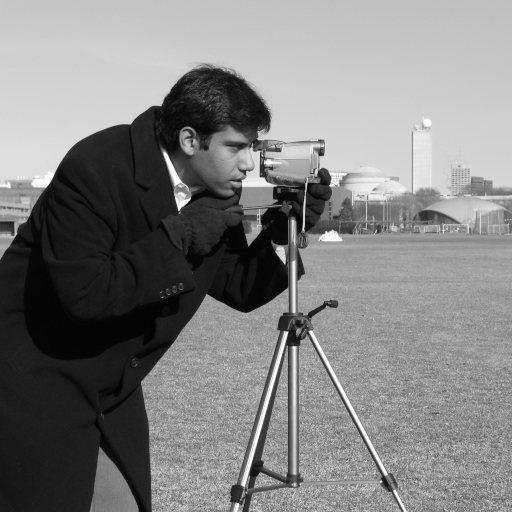
#> input picture skimage.data.camera(), 512 x 512 px
$ jupyter execute Practica-3.ipynb   (shell and % lines are left out)
#> lines starting #> are read from the running program, lines starting #| are printed output that depends on the picture
### 3. BasicImageProcessing/skdemo/_skdemo.py
from __future__ import division

import numpy as np
import matplotlib.pyplot as plt
import matplotlib.colors as colors

from scipy.ndimage import grey_dilation

from skimage import img_as_float
from skimage import color
from skimage import exposure
from skimage.util.dtype import dtype_limits

__all__ = ['imshow_all', 'imshow_with_histogram', 'mean_filter_demo',
           'mean_filter_interactive_demo', 'plot_cdf', 'plot_histogram']


# Gray-scale images should actually be gray!
plt.rcParams['image.cmap'] = 'gray'


#--------------------------------------------------------------------------
#  Custom `imshow` functions
#--------------------------------------------------------------------------

# [61 lines left out: functions imshow_rgb_shifted, imshow_all, not called in this run]


def imshow_with_histogram(image, **kwargs):
    """ Plot an image side-by-side with its histogram.

    - Plot the image next to the histogram
    - Plot each RGB channel separately (if input is color)
    - Automatically flatten channels
    - Select reasonable bins based on the image's dtype

    See `plot_histogram` for information on how the histogram is plotted.
    """
    width, height = plt.rcParams['figure.figsize']
    fig, (ax_image, ax_hist) = plt.subplots(ncols=2, figsize=(2*width, height))

    kwargs.setdefault('cmap', plt.cm.gray)
    if (image.dtype == "uint8"):
        ax_image.imshow(image, norm=colors.Normalize(vmin=0, vmax=255), **kwargs)
    elif(image.dtype == "float" or image.dtype == "float64" or image.dtype == "float32"):
        ax_image.imshow(image, norm=colors.Normalize(vmin=0, vmax=1), **kwargs)
    else:
        ax_image.imshow(image, **kwargs)

    plot_histogram(image, ax=ax_hist)

    # pretty it up
    ax_image.set_axis_off()
    match_axes_height(ax_image, ax_hist)
    return ax_image, ax_hist


#--------------------------------------------------------------------------
#  Helper functions
#--------------------------------------------------------------------------


def match_axes_height(ax_src, ax_dst):
    """ Match the axes height of two axes objects.

    The height of `ax_dst` is synced to that of `ax_src`.
    """
    # HACK: plot geometry isn't set until the plot is drawn
    plt.draw()
    dst = ax_dst.get_position()
    src = ax_src.get_position()
    ax_dst.set_position([dst.xmin, src.ymin, dst.width, src.height])


def plot_cdf(image, ax=None):
    img_cdf, bins = exposure.cumulative_distribution(image)
    ax.plot(bins, img_cdf, 'r')
    ax.set_ylabel("Fraction of pixels below intensity")


def plot_histogram(image, ax=None, **kwargs):
    """ Plot the histogram of an image (gray-scale or RGB) on `ax`.

    Calculate histogram using `skimage.exposure.histogram` and plot as filled
    line. If an image has a 3rd dimension, assume it's RGB and plot each
    channel separately.sdfasd
    """
    ax = ax if ax is not None else plt.gca()

    if image.ndim == 2:
        _plot_histogram(ax, image, color='black', **kwargs)
    elif image.ndim == 3:
        # `channel` is the red, green, or blue channel of the image.
        for channel, channel_color in zip(iter_channels(image), 'rgb'):
            _plot_histogram(ax, channel, color=channel_color, **kwargs)


def _plot_histogram(ax, image, alpha=0.3, **kwargs):
    # Use skimage's histogram function which has nice defaults for
    # integer and float images.
    hist, bin_centers = exposure.histogram(image)
    ax.fill_between(bin_centers, hist, alpha=alpha, **kwargs)
    ax.set_xlabel('Nivel de Gris')
    ax.set_ylabel('Cantidad de Pixeles')
    l, r = ax.set_xlim()
    m = image.min()
    M = image.max()

	#Para que el gráfico incie en 0 y termine en 1 o 255
    if (m >= 0):
        if (M > 1):
            l = -10
        else:
            l = -0.025

    if (M >= 0 and M <= 1):
        r = 1.025
    elif(M > 1 and M <= 255):
        r = 265

    ax.set_xlim(l, r)


def iter_channels(color_image):
    """Yield color channels of an image."""
    # Roll array-axis so that we iterate over the color channels of an image.
    for channel in np.rollaxis(color_image, -1):
        yield channel


#--------------------------------------------------------------------------
#  Convolution Demo
#--------------------------------------------------------------------------

# [58 lines left out: functions mean_filter_demo, mean_filter_interactive_demo, iter_kernel, iter_pixels, bounded_slice, not called in this run]

### 3. BasicImageProcessing/Practica-3.ipynb
# Procesamiento Básico de Imágenes II

Después de la captura de las imágenes, el siguiente paso consiste en preprocesar la imagen a fin de eliminar el ruido en la misma y/o resaltar los objetos de interés. Como se mencionó en la clase, existen diferentes tipos de operaciones. En esta práctica nos centraremos en las operaciones puntuales, específicamente en las operaciones sobre el histograma.

## El Histograma

En la práctica pasada utilizamos un código básico para mostrar una imagen y su histograma, tanto para imágenes en niveles de gris como para imágenes a color.

Dado en los proyectos de visión artificial es muy común visualizar usar el histograma de una imagen para determinar que tipo de preprocesamiento aplicar a la misma, es necesario crear o utilizar una función que nos permita hacerlo. Lamentablemente, `skimage` no posee dicha función, aunque esta si se encuentra implementada en un paquete creado para los tutoriales de `skimage`. Dicho paquete, llamado `skdemo`, se anexa a los archivos de esta práctica, por lo que empezaremos a utilizarlo.

[cell 1]
# Siempre que usemos matplotlib en Jupyter es necesario poner esta línea antes de cualquier otra

# Importamos las bibliotecas necesarias y les asigamos un alias
import skimage                           # Biblioteca para la manipulación de imágenes
import numpy as np                       # Biblioteca para la manipulación de matrices

# Importamos algunos paquetes específicos
from matplotlib import pyplot as plt     # Biblioteca para crear graficas y mostrar las imágenes en pantalla
from skimage import data                 # Paquete con imágenes de prueba
from skimage import io                   # Paquete para lectura/escritura de imágenes

from skimage import color                # Paquete con las operaciones de transformaciones entre espacios de color
from skimage import exposure             # Paquete con las funciones para calcular y alterar el histograma

####################

import skdemo                            # Paquete ESPECIAL ADJUNTO con algunas funciones extra de visualización

Entonces, ahora usemos skdemo para mostrar el histograma de una imagen:

[cell 2]
# Cargamos la imagen
img = data.camera()
#> img is the input picture: shape (512, 512); min 0, max 255, mean 129.1

# Calcula y muestra el histograma de la imagen
skdemo.imshow_with_histogram(img)
#> in _plot_histogram, `hist, bin_centers = exposure.histogram(image)`: hist = 256 values, max 4957 at index 27, min 1 at index 0, mean 1024; bin_centers = 256 values from 0 to 255
#> in _plot_histogram, `m = image.min()`: m = 0
#> in _plot_histogram, `M = image.max()`: M = 255

Ahora sí, iniciemos con las operaciones sobre el histograma.

## Expansión del Histograma

Como vimos en clase, mejorar el contraste de una imagen nos permite identificar más fácilmente los objetos de interés en la imagen, además que facilita el proceso de su segmentación y la extracción de sus características, esto bien sea a ojo o utilizando diferentes tipos de algoritmos.

Eche un vistazo a la imagen del fotógrafo y a su histograma:
* Observe detenidamente el histograma: dado que la imagen es de tipo `uint8`, los valores de niveles de intensidad van de 0 a 255.
* Advierta que hay algunos pocos píxeles hacia el valor 255 y otros pocos por debajo del 10. Esto nos indica que la imagen no tiene una distribución adecuada de los píxeles cercanos al blanco.

En este caso, podemos aplicar una **Expansión del Histograma**:

Para hacer esto podemos hacer uso de la función `rescale_intensity` de `Scikit-Image`:

[cell 3]
# Los puntos que se están moviendo son m=10 y M=180, de acuerdo a la ecuación presentada en las diapositivas
img_contraste = exposure.rescale_intensity(img, in_range=(10, 180))
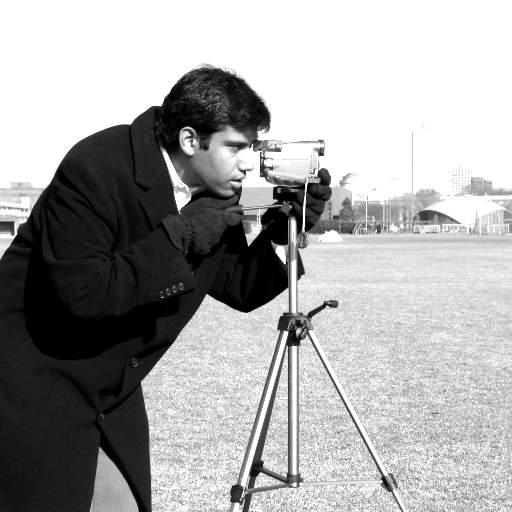
#> img_contraste: shape (512, 512); min 0, max 255, mean 166.6

# Mostramos el histograma usando la biblioteca skdemo
skdemo.imshow_with_histogram(img_contraste);

Ahora, el contraste en la imagen es visiblemente más alto, y esto se puede observar en el histograma. El pico tan alto a   la derecha se genera porque todos los píxeles mayores a 180 (en la imagen original) se agruparon en el valor 255. Es decir, hay muchos píxeles que quedaron **saturados**.

Esta función también permite definir cuál es el intervalo de los niveles de gris de salida, por ejemplo, apliquemos una expansión definiendo, además, el intervalo de salida de los niveles de gris.

[cell 4]
# En este caso apliquemos la expansión a la imagen 3 de la práctica
img3 = io.imread("imagenes/img3.jpg")
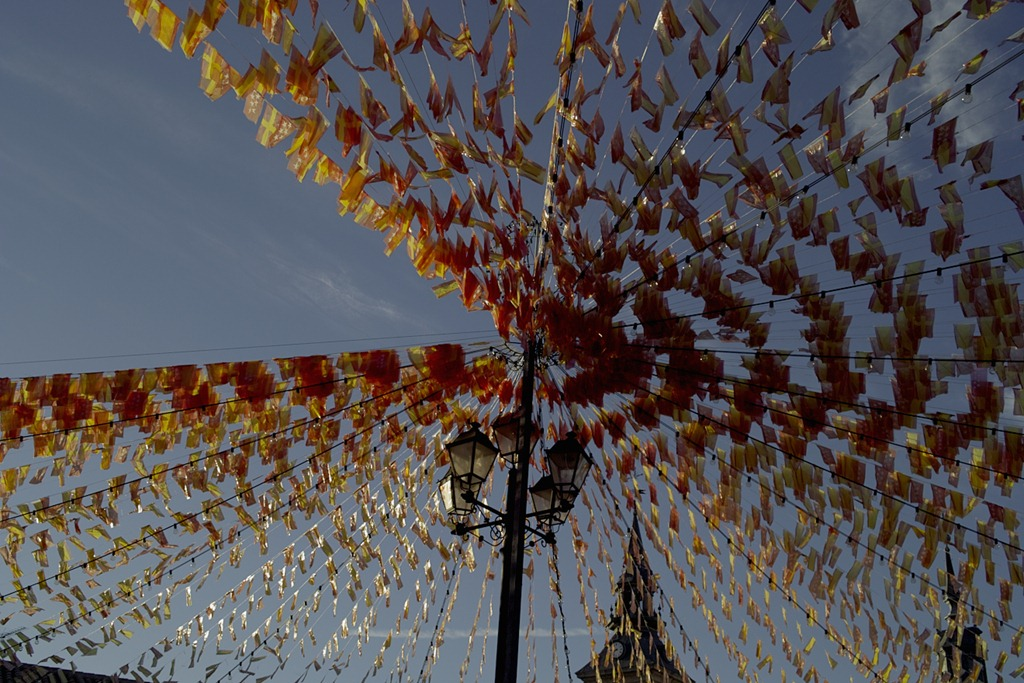
#> input picture 3. BasicImageProcessing/imagenes/img3.jpg, 1024 x 683 px
#> img3 is the input picture: shape (683, 1024, 3); mean R, G, B 84.9, 80.3, 82.4

# Visualizamos la imagen y su histograma
skdemo.imshow_with_histogram(img3);

En el resultado vemos que los histogramas están concentrados en valores por debajo al nivel de gris 100, que es un nivel de gris oscuro, lo que hace que la imagen esté oscura. Apliquemos una expansión al histograma con valores de salida de los niveles de gris entre el 20 y el 220:

[cell 5]
# Los puntos que se están moviendo son m=0 y M=180, de acuerdo a la ecuación presentada en las diapositivas
img3_contraste = exposure.rescale_intensity(img3, in_range=(0, 180), out_range=(20,220))
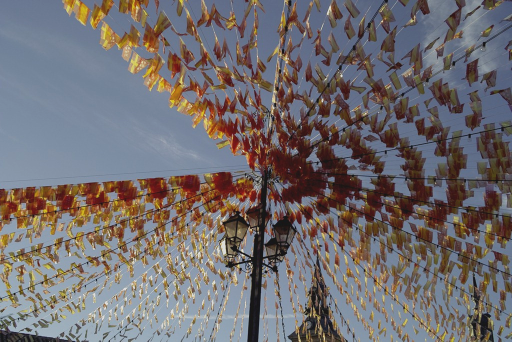
#> img3_contraste: shape (683, 1024, 3) float64 (shown at 1/2 size); mean R, G, B 114.1, 109.1, 111.4

# Mostramos el histograma usando la biblioteca skdemo
skdemo.imshow_with_histogram(img3_contraste);

Note que el contraste de la imagen mejoró, pero no lo suficiente. Tratemos ahora haciendo una expansión completa del histograma, es decir, con un rango de salida del 0 al 255 (el cual no se especifica en la transformación).

[cell 6]
# Los puntos que se están moviendo son m=0 y M=180, de acuerdo a la ecuación presentada en las diapositivas
img3_contraste = exposure.rescale_intensity(img3, in_range=(0, 180))
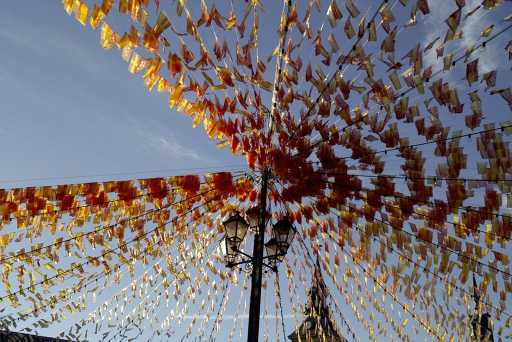
#> img3_contraste: shape (683, 1024, 3) (shown at 1/2 size); mean R, G, B 119.6, 113.2, 116.1

# Mostramos el histograma usando la biblioteca skdemo
skdemo.imshow_with_histogram(img3_contraste);
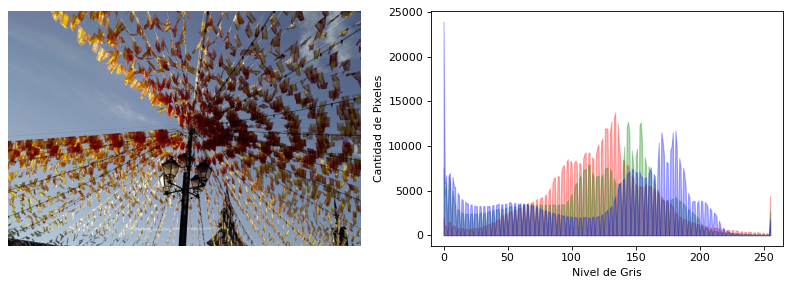
#> figure drawn by matplotlib, 2 panels

En este caso particular, la aplicación de la expansión del histograma mejoró mucho con respecto a la imagen original.

## Ecualización del Histograma

Si bien, la expansión del histograma suele funcionar, hay funciones un poco más "inteligentes" que logran mejores resultados. Una de ellas es la **ecualización del histograma** la cual busca generar una imagen cuyo histograma tenga una **distribución uniforme** entre los valores de intensidad.

Empecemos entonces viendo la función de distribución acumulada (CDF) de las intensidades de la imagen del fotógrafo:

[cell 7]
ax_image, ax_hist = skdemo.imshow_with_histogram(img)
skdemo.plot_cdf(img, ax=ax_hist.twinx())
#> in plot_cdf, `img_cdf, bins = exposure.cumulative_distribution(image)`: img_cdf = 256 values from 3.81e-06 to 1; bins = 256 values from 0 to 255
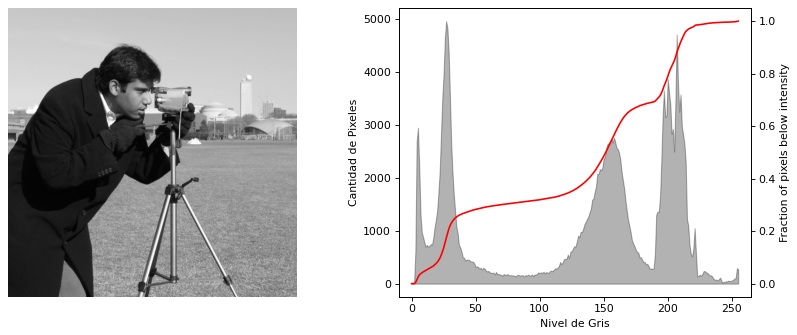
#> figure drawn by matplotlib, 3 panels; panel 3: curve peaks at x = 255, y = 1

La CDF muestra, para cada valor de intensidad, cual es la probabilidad cumulada de ese valor de intensidad.

Una forma de determinar el contraste en la imagen es observar que tan uniforme es la distribución de valores de intensidad. Note que la capa del fotógrafo contrasta marcadamente con el fondo, pero la distribución tan apretada de los píxeles en esa zona indica que los detalles de la capa están ocultos.

Para mejorar el contraste, se deben dispersar las intensidades que están estrechamente distribuidas y combinar estas con las intensidades cercanas que solo utilizan unos pocos píxeles.

Esta redistribución es exactamente lo que hace la **ecualización del histograma**. Y la CDF es importante porque una distribución perfectamente uniforme da una CDF que es una línea recta.

Para ecualizar una imagen en `Skimage`, se usa el comando `equalize_hist` del paquete `exposure`:

[cell 8]
# Se ecualiza la imagen
img_ecualizada = exposure.equalize_hist(img)
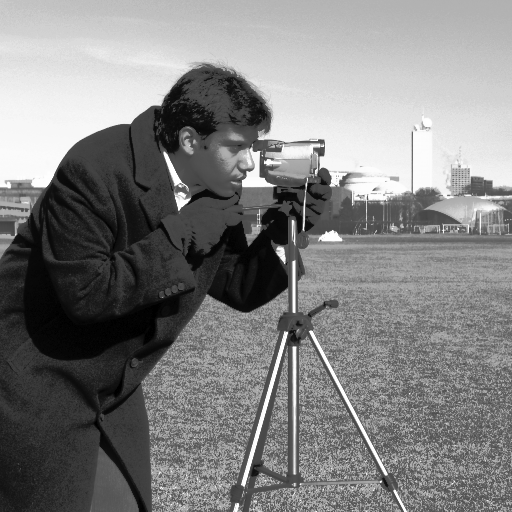
#> img_ecualizada: shape (512, 512) float64; min 3.81e-06, max 1, mean 0.504


# OJO Use esta instrucción para cambiar el tamaño de visualización de las imágenes de aquí en adelante!
plt.rcParams['figure.figsize'] = [8, 6]

# Se calcula y muestra el histograma y la CDF de la imagen ecualizada
ax_image, ax_hist = skdemo.imshow_with_histogram(img_ecualizada)
skdemo.plot_cdf(img_ecualizada, ax=ax_hist.twinx())
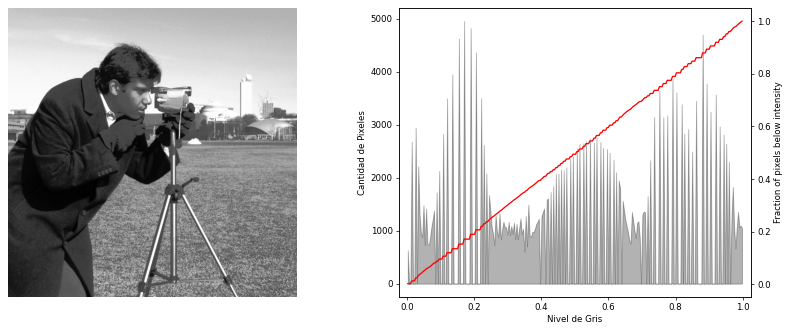
#> figure drawn by matplotlib, 3 panels; panel 3: curve peaks at x = 0.998, y = 1

Note que los píxeles oscuros que describen el abrigo se han extendido, esto permite ver los detalles que antes no se veían. Además, note que la función de distribución acumulada es más pareja y se aproxima a una línea recta.

<div style="padding:10px; border-radius:10px; border:2px solid #A43D39; background:#EEEEEE">
<span style="color:#A43D39"><h3>**Nota:**</h3></span> Tenga presente que los niveles de intensidad cambiaron y ya no están en el rango <span style="color:blue; font-family:Courier new">[0, 255]</span>, sino en el rango <span style="color:blue; font-family:Courier new">[0.0, 1.0]</span>, lo que significa que el tipos de la imagen cambió.</div>

[cell 9]
img_ecualizada.dtype

<div style="padding:10px; border-radius:10px; border:2px solid #4BACC6; background:#EEEEEE">
<span style="color:#4BACC6"><h3>**Para Tener en Cuenta:**</h3></span> Las funciones en <span style="color:blue; font-family:Courier new">scikit-image</span> normalmente funcionan con cualquier tipo de datos de  entrada, pero la salida puede cambiar dependiendo del algoritmo. Si bien <span style="color:blue; font-family:Courier new">uint8</span> es realmente eficiente en términos de almacenamiento, algunos cálculos que usan imágenes <span style="color:blue; font-family:Courier new">uint8</span> pueden ser problemáticos en ciertos casos.
<br/><br/>
Si necesita un tipo de datos específico, consulte las funciones de conversión de imágenes.</div>

## Ecualización Adaptativa del Histograma

Un problema de la ecualización del histograma es que esta tiende generar imágenes cuyo contraste es artificialmente alto. No obstante, la ecualización se puede mejorar solamente si se aplica localmente a ciertas partes de la imagen, en lugar de aplicarla a la imagen completa. Note que, en el ejemplo anterior, el contraste en la capa del fotógrafo es mucho mejor, pero el contraste en la hierba se reduce.

La **ecualización adaptativa del histograma con limitaciones de contraste (CLAHE)** aborda estos problemas. Los detalles de implementación no se presentan, pero ver el resultado es muy útil:

[cell 10]
img_ecualizada = exposure.equalize_adapthist(img)
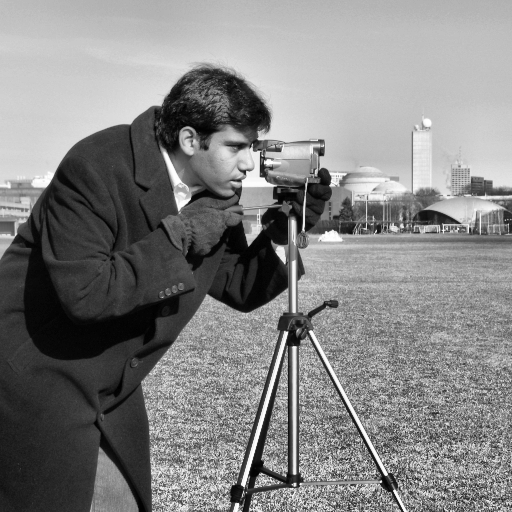
#> img_ecualizada: shape (512, 512) float64; min 0, max 1, mean 0.515

ax_image, ax_hist = skdemo.imshow_with_histogram(img_ecualizada)
skdemo.plot_cdf(img_ecualizada, ax=ax_hist.twinx())
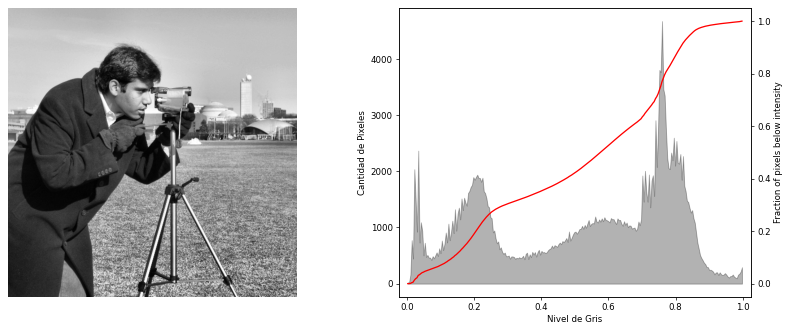
#> figure drawn by matplotlib, 3 panels; panel 3: curve peaks at x = 0.998, y = 1

En comparación con la ecualización de histograma simple, note que se mantiene contraste alto en la capa, pero el contraste en la hierba también se mejora, manteniendo el contraste del cielo. Esto hace que la imagen no se vea excesivamente mejorada.

De nuevo, tenga cuidado con el tipo de dato de salida, puesto que en este caso la imagen es de tipo <span style="color:blue; font-family:Courier new">uint16</span>.

Más información sobre la ecualización adaptativa se puede consultar en:

http://scikit-image.org/docs/dev/api/skimage.exposure.html

# Entregable de la Práctica

### Ejercicio 1. Operaciones Entre Múltiples Imágenes

Las operaciones entre múltiples imágenes son comunes en la etapa de preprocesamiento. Una aplicación frecuente de este tipo de operaciones se presenta en el proceso de extracción del background (o fondo) de una imagen para segmentar los objetos de interés en la misma, por ejemplo, para extraer los objetos en movimiento de un video.

Siga los pasos a continuación para segmentar los objetos en movimiento en una vía rápida:

[cell 11]
# 1. Creee un vector de ceros de 100x240x320x3 (100 imagenes de 3 canales, c/u de 240x320 pxs)
imagenes = ...

[cell 12]
# 2. Almacene en dicho vector las primeras 100 imágenes del vídeo en la carpeta highway, saltando de dos en dos
#    Para realizar este punto revise como dar formato a enteros con la función format
#    Cree una lista con la url de las imagenes a cargar
lista = []
for i in range(0,100):
    lista.append("highway/in{:0>6d}.jpg".format((i*2+1)))

# 3. Lea las imagenes como una colección
#    Use la función io.imread_collection
ic = ...

# 4. Concatene las imágenes en un arreglo de 100x240x320x3
#    Use la función io.concatenate_images
imagenes = ...

# 5. Visualice 4 de las imágenes cargadas en un subplot de 4x4
...
